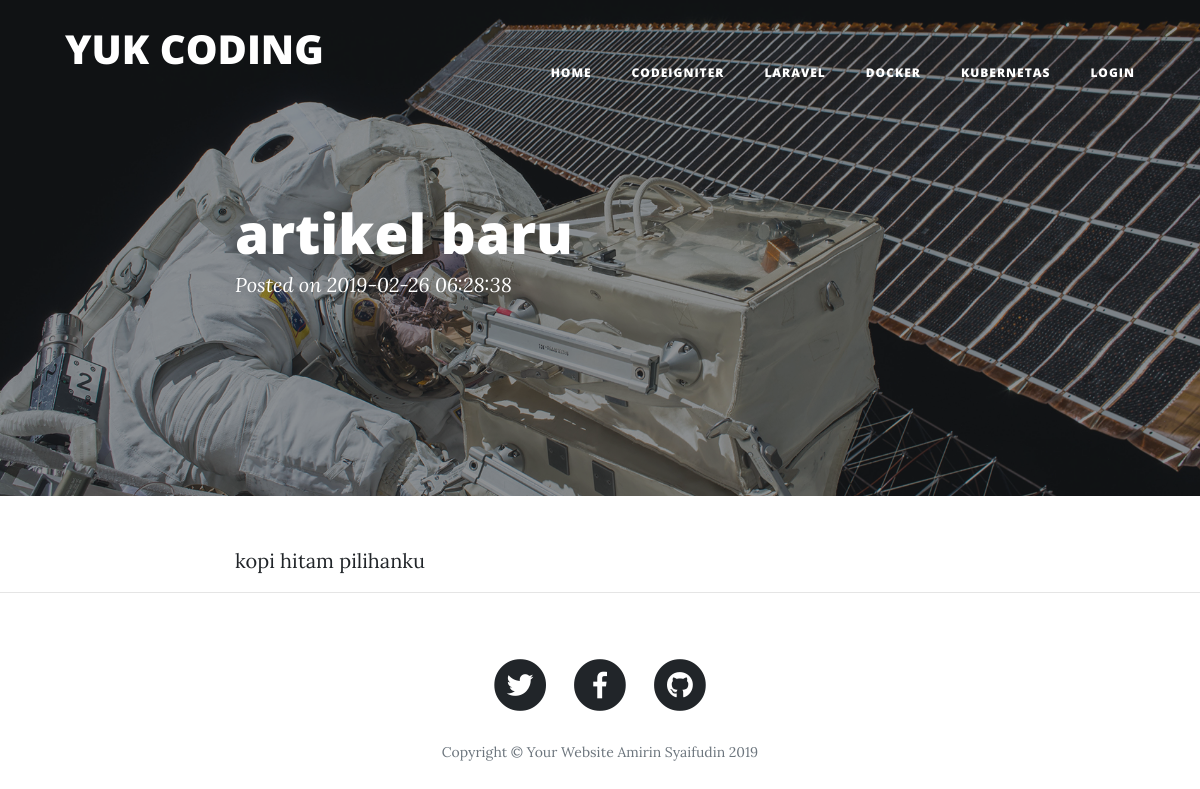
The app's page /index.php/blog/detail/artikel-baru-sekali with its own data.
### tables this page shows
CREATE TABLE `blog` (
  `id` int(11) NOT NULL,
  `title` varchar(225) NOT NULL,
  `content` text NOT NULL,
  `url` varchar(225) NOT NULL,
  `cover` varchar(225) NOT NULL,
  `date` timestamp NOT NULL DEFAULT CURRENT_TIMESTAMP ON UPDATE CURRENT_TIMESTAMP
);

### application/controllers/Blog.php (called while the page is built, shortened)
<?php
class Blog extends CI_Controller {
        public function __construct()
        {
                $this->load->model('Blog_model');
                $this->load->library('session');
        }
        public function detail($url)
        {
               $query = $this->Blog_model->getSingleBlog('url',$url);
                $data['blog'] = $query->row_array();
                $this->load->view('detail', $data);
        }
}

### index.php (called while the page is built, shortened)
<?php
require_once BASEPATH.'core/CodeIgniter.php';

### application/models/Blog_model.php (called while the page is built, shortened)
<?php
class Blog_model extends CI_Model {
    public function getSingleBlog($field, $value)
    {
        $this->db->where($field, $value);
        return $this->db->get('blog');
    }
}

### application/views/detail.php (the view, shortened to what this page needs)
<?php
   if(empty($blog['cover']))
   $cover = base_url().'assets/img/post-bg.jpg';
   else
   $cover = base_url().'uploads/'. $blog['cover'];
?>
 <header class="masthead" style="background-image: url('<?php echo $cover;?>')">
   <div class="overlay"></div>
   <div class="container">
     <div class="row">
       <div class="col-lg-8 col-md-10 mx-auto">
         <div class="post-heading">
         <h1> <?php echo $blog['title'];  ?> </h1>
           <span class="meta">Posted on <?php echo $blog['date']; ?></span>
         </div>
       </div>
     </div>
   </div>
 </header>
 <article>
   <div class="container">
     <div class="row">
       <div class="col-lg-8 col-md-10 mx-auto">
       <?php echo $blog['content']; ?>
   </div>
     </div>
   </div>
 </article>
 <hr>

### records on screen
blog: title "artikel baru", date "2019-02-26 06:28:38", content "kopi hitam pilihanku"
